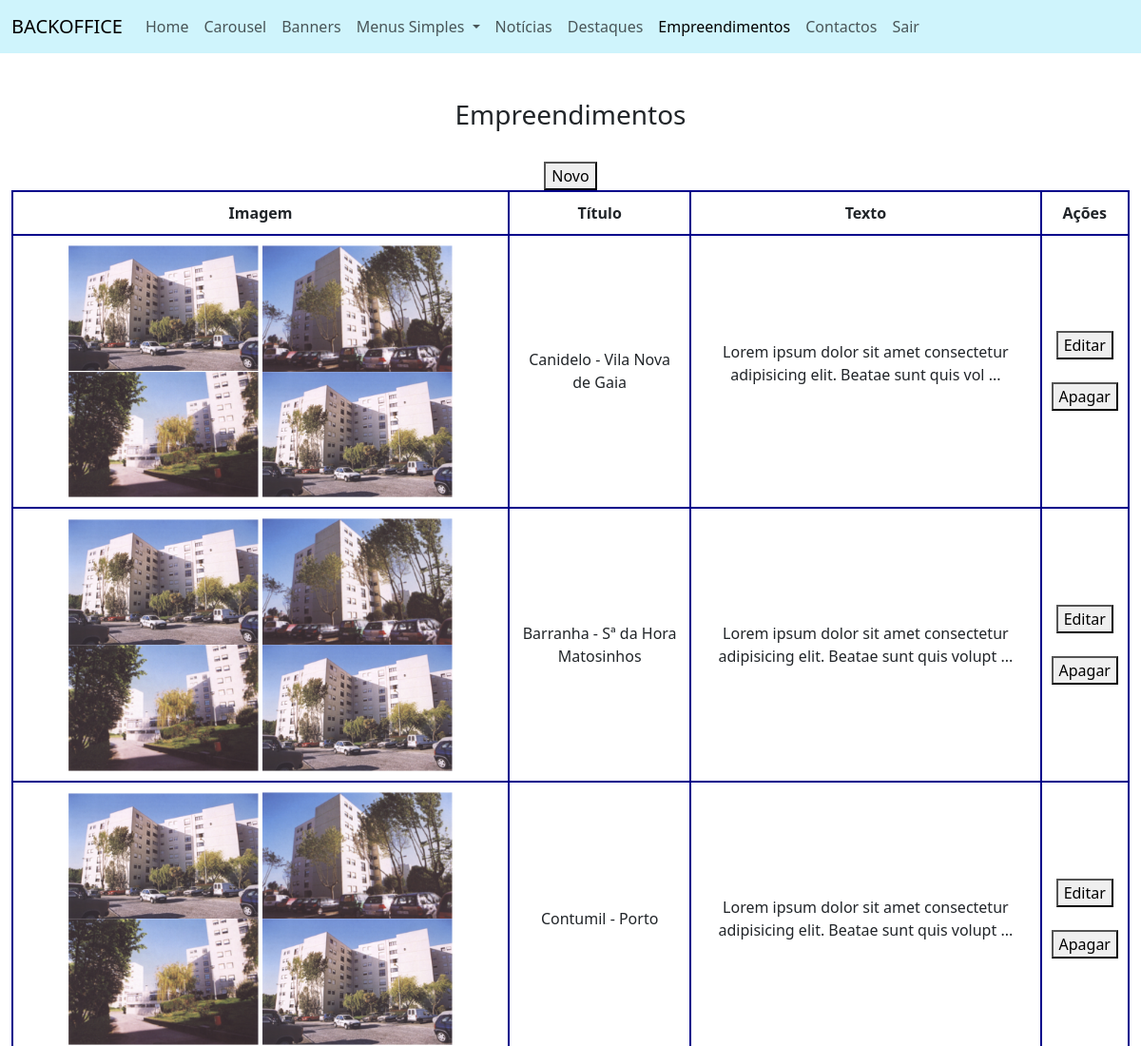
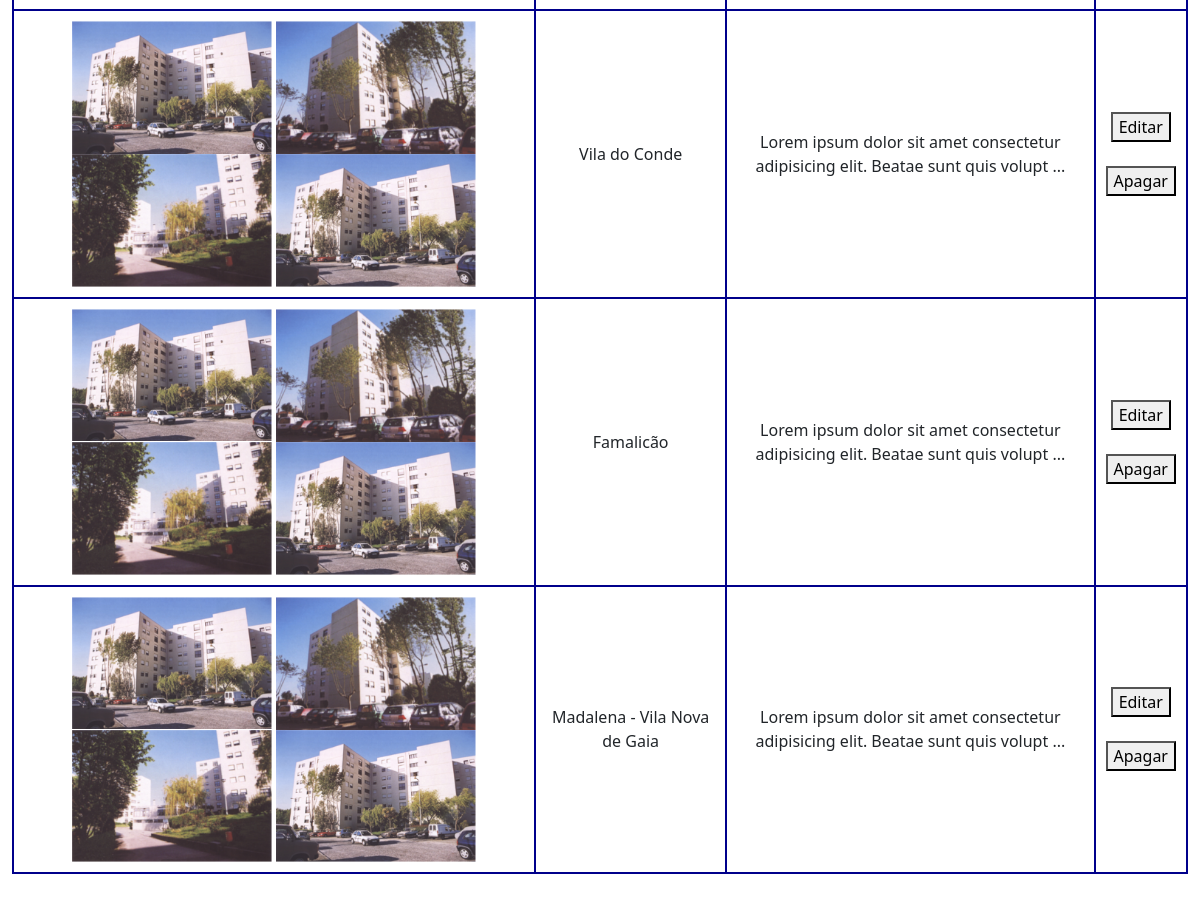
The app's page /backoffice/empreendimentos.php (signed in) with its own data (2 pictures, top to bottom).
### tables this page shows
CREATE TABLE `empreendimentos` (
  `id` int(11) NOT NULL,
  `título` varchar(500) NOT NULL,
  `texto` longtext NOT NULL,
  `imagem_1` varchar(1000) NOT NULL,
  `imagem_2` varchar(1000) NOT NULL,
  `imagem_3` varchar(1000) NOT NULL,
  `imagem_4` varchar(1000) NOT NULL
);

### backoffice/empreendimentos.php (called while the page is built, shortened)
<?php
$menu_atual = "empreendimentos";
require("componentes/header.php");
require("views/empreendimentos_view.php");
require("componentes/footer.php");
?>

### helpers/base_dados_helper.php (called while the page is built, shortened)
<?php
$conexao = new PDO("mysql:host=localhost;dbname=construcao_e_habitacao_bd;charset=utf8mb4", "root", "");
function selectSQL($sql){
    global $conexao;
    $pesquisa = $conexao->query($sql);
    $resultado = $pesquisa->fetchALL(PDO::FETCH_ASSOC);
    return $resultado;
}
?>

### helpers/empreendimentos_helper.php (called while the page is built, shortened)
<?php
function getEmpreendimentos(){
    $resultado = selectSQL("SELECT * FROM empreendimentos");
    return $resultado;
}
?>

### backoffice/views/empreendimentos_view.php (the view)
<?php
$empreendimentos = getEmpreendimentos();
?>
<main class="conatiner my-5 text-center">
<div class="row m-0">
    <div class="col-12">
        <h3>Empreendimentos</h3>
    </div>
</div>
<div class="row mx-0 mt-4">
    <div class="col-12">
        <a href="empreendimento_novo.php"><button>Novo</button></a>
        <table>
            <tr>
                <th>Imagem</th>
                <th>Título</th>
                <th>Texto</th>
                <th>Ações</th>
            </tr>
            <?php foreach($empreendimentos as $e): ?>
                <tr>
                    <td>
                        <?php for($i=1; $i <=4; $i++): ?>
                            <img src="<?= $e["imagem_$i"]; ?>" alt="<?= $e["imagem_$i"]; ?>" style="width:200px;">
                        <?php endfor; ?>
                    </td>
                    <td><?= $e["título"]; ?></td>
                    <td><?= substr($e["texto"], 0, 80); ?> ... </td>
                    <td>
                        <a href="empreendimentos_editar.php?id=<?= $e["id"]; ?>"><button>Editar</button></a>
                        <br><br>
                        <a href="empreendimentos_apagar.php?id=<?= $e["id"]; ?>"><button>Apagar</button></a>
                    </td>
                </tr>
            <?php endforeach; ?>
        </table>
    </div>
</div>
</main>

### backoffice/componentes/header.php (shortened to what this page needs)
<!DOCTYPE html>
<html lang="pt">
<head>
    <link rel="stylesheet" href="../css/style_backoffice.css">
    <link href="https://cdn.jsdelivr.net/npm/bootstrap@5.3.3/dist/css/bootstrap.min.css" rel="stylesheet">
</head>
<body>
    <header class="container-fluid">
        <div class="row">
            <div class="col-12 p-0">
                <nav class="navbar navbar-expand-lg bg-info-subtle">
                    <div class="container-fluid">
                        <a class="navbar-brand" href="#">BACKOFFICE</a>
                        <div class="collapse navbar-collapse" id="navbarSupportedContent">
                            <ul class="navbar-nav me-auto mb-2 mb-lg-0">
                                <li class="nav-item">
                                    <a class="nav-link <?= ($menu_atual == "home") ? "active" : ""; ?>" aria-current="page" href="home.php">Home</a>
                                </li>
                                <li class="nav-item">
                                    <a class="nav-link <?= ($menu_atual == "carousel") ? "active" : ""; ?>" href="carousel.php">Carousel</a>
                                </li>
                                <li class="nav-item">
                                    <a class="nav-link <?= ($menu_atual == "banners") ? "active" : ""; ?>" href="banners.php">Banners</a>
                                </li>
                                <li class="nav-item dropdown">
                                    <a class="nav-link dropdown-toggle <?= ($menu_atual == "quem_somos" || $menu_atual == "socios" || $menu_atual == "centro_ferias") ? "active" : ""; ?>" href="#" role="button" data-bs-toggle="dropdown" aria-expanded="false">
                                        Menus Simples
                                    </a>
                                </li>
                                <li class="nav-item">
                                    <a class="nav-link <?= ($menu_atual == "noticias") ? "active" : ""; ?>" href="noticias.php">Notícias</a>
                                </li>
                                <li class="nav-item">
                                    <a class="nav-link <?= ($menu_atual == "destaques") ? "active" : ""; ?>" href="destaques.php">Destaques</a>
                                </li>
                                <li class="nav-item">
                                    <a class="nav-link <?= ($menu_atual == "empreendimentos") ? "active" : ""; ?>" href="empreendimentos.php">Empreendimentos</a>
                                </li>
                                <li class="nav-item">
                                    <a class="nav-link <?= ($menu_atual == "contactos") ? "active" : ""; ?>" href="contactos.php">Contactos</a>
                                </li>
                                <li class="nav-item">
                                    <a class="nav-link" href="logout.php">Sair</a>
                                </li>
                            </ul>
                        </div>
                    </div>
                </nav>
            </div>
        </div>
    </header>

### backoffice/componentes/footer.php (shortened to what this page needs)
    </body>
</html>

### css/style_backoffice.css (style rules this page uses)
table, th, td { border: 2px solid darkblue !important; border-collapse: collapse !important; padding: 10px; margin: auto !important; }

### records on screen
empreendimentos: imagem_1 (picture), imagem_2 (picture), imagem_3 (picture), imagem_4 (picture), título "Canidelo - Vila Nova de Gaia", texto "Lorem ipsum dolor sit amet consectetur adipisicing elit. Beatae sunt quis vol"
empreendimentos: imagem_1 (picture), imagem_2 (picture), imagem_3 (picture), imagem_4 (picture), título "Barranha - Sª da Hora Matosinhos", texto "Lorem ipsum dolor sit amet consectetur adipisicing elit. Beatae sunt quis volupt"
empreendimentos: imagem_1 (picture), imagem_2 (picture), imagem_3 (picture), imagem_4 (picture), título "Contumil - Porto", texto "Lorem ipsum dolor sit amet consectetur adipisicing elit. Beatae sunt quis volupt"
empreendimentos: imagem_1 (picture), imagem_2 (picture), imagem_3 (picture), imagem_4 (picture), título "Vila do Conde", texto "Lorem ipsum dolor sit amet consectetur adipisicing elit. Beatae sunt quis volupt"
empreendimentos: imagem_1 (picture), imagem_2 (picture), imagem_3 (picture), imagem_4 (picture), título "Famalicão", texto "Lorem ipsum dolor sit amet consectetur adipisicing elit. Beatae sunt quis volupt"
empreendimentos: imagem_1 (picture), imagem_2 (picture), imagem_3 (picture), imagem_4 (picture), título "Madalena - Vila Nova de Gaia", texto "Lorem ipsum dolor sit amet consectetur adipisicing elit. Beatae sunt quis volupt"
